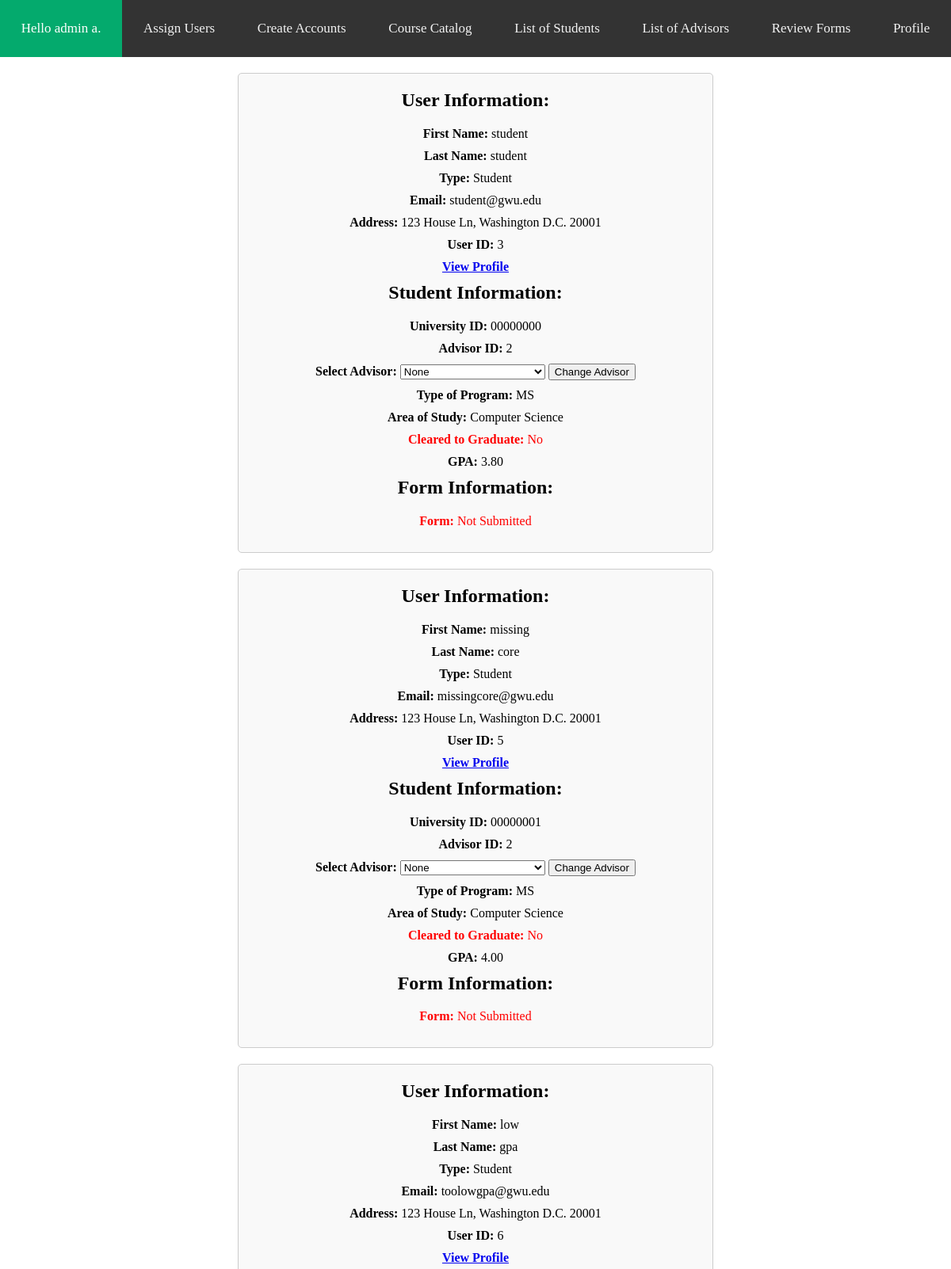
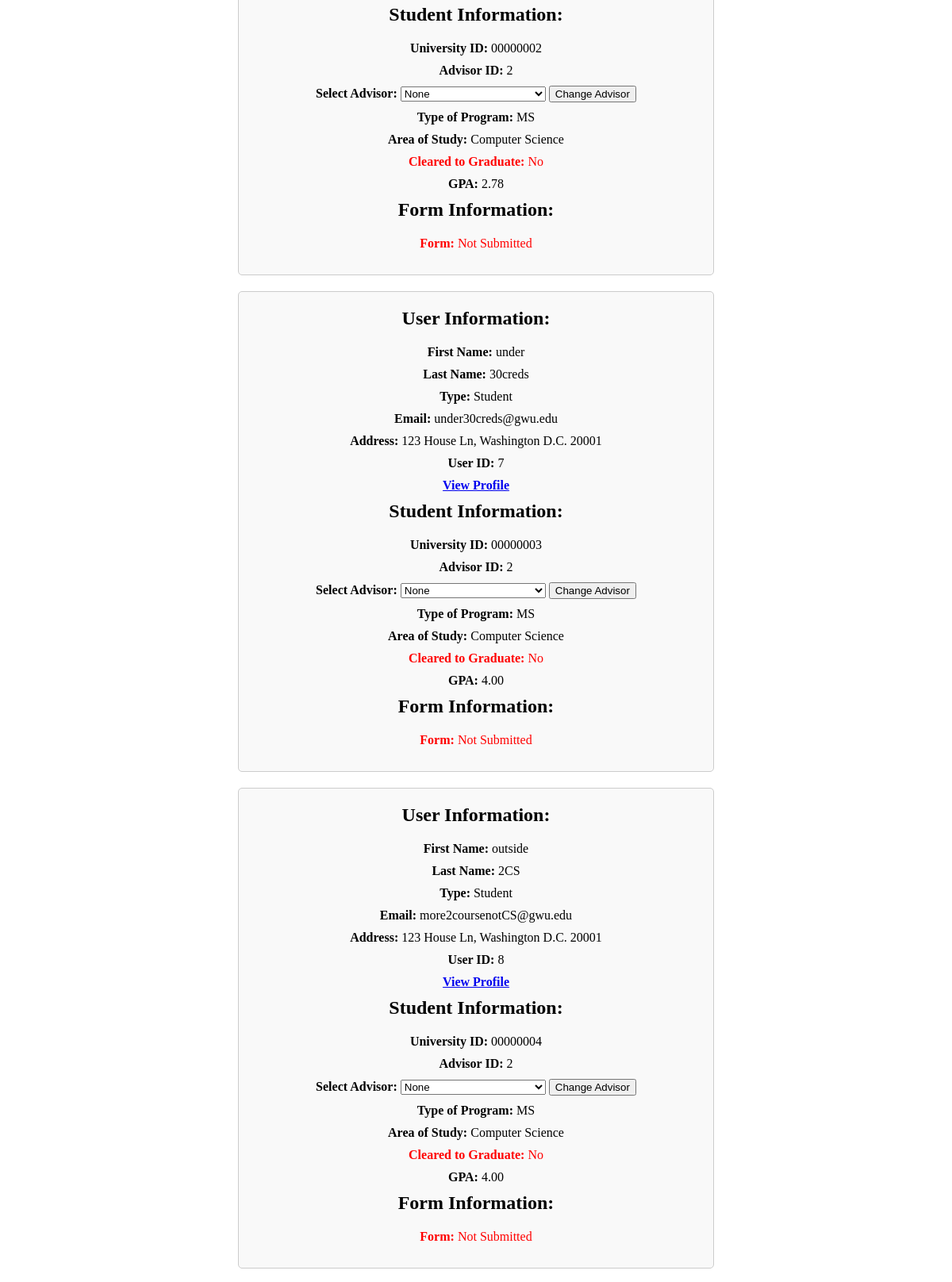
The page /students (signed in, upper part) on the database its author committed (2 pictures, top to bottom).
### tables this page shows
CREATE TABLE user_information(
    first_name          VARCHAR(20), 
    last_name           VARCHAR(20),
    -- sys_admin (0) /grad_sec (1) /fac_adv (2) /grad_stu (3) /alumni (4)
    type                INTEGER NOT NULL DEFAULT 5,
    email               VARCHAR(20),
    address             VARCHAR(20),
    user_id             VARCHAR(20),
    FOREIGN KEY (user_id) REFERENCES user_credentials (user_id)
);

CREATE TABLE graduate_student (
    -- student ID
    university_id       VARCHAR(20) UNIQUE,
    --user_id
    user_id             INTEGER UNIQUE,
    -- who the advisor was
    advisor_id          INTEGER,
    -- MA/MS/PhD
    type_of_program     VARCHAR(4),
    -- what they are studying
    area_of_study       VARCHAR(20),
    -- cleared for graduation, 0 is not cleared, 1 is cleared
    cleared             BIT NOT NULL DEFAULT 0,
    gpa                 VARCHAR(20),
    FOREIGN KEY (user_id) REFERENCES user_credentials (user_id),
    FOREIGN KEY (advisor_id) REFERENCES faculty_advisor (user_id)
    -- FOREIGN KEY (cleared) REFERENCES graduation_application (approved)
);

### main.py (the view, shortened to what this page needs)
@app.route('/students', methods = ['GET', 'POST'])
def students():
    cursor = get_connection().cursor()
    cursor.execute("SELECT * FROM user_information u JOIN graduate_student gs ON u.user_id = gs.user_id LEFT JOIN forms f ON gs.university_id = f.submitted_university_id WHERE u.type = 3")
    students = cursor.fetchall()
    cursor.execute("SELECT * FROM user_information WHERE type = 2")
    advisors = cursor.fetchall()
    return render_template('users.html', type = "student", users = students, first_name = session['first_name'], last_name = session['last_name'], access = session['access'], advisors = advisors)

### main.py (called while the page is built)
def get_connection():
    connection = getattr(g, '_database', None)
    if connection is None:
        connection = g._database = sqlite3.connect("database.db")
        connection.row_factory = sqlite3.Row
    return connection

### templates/users.html (shortened to what this page needs)
<!DOCTYPE html>
<html>
<head>
</head>
<body>
    <div class="topnav">
        <a class="active" href="/profile">
            Hello {{ first_name }} {{ last_name[0] }}.</a>
        {% if access == 0 %}
            <a class="centered" href="/assign">Assign Users</a>
            <a class="centered" href="/create">Create Accounts</a>
            <a class="centered" href="{{ url_for('course_catalog')}}">Course Catalog</a>
            <a class="centered" href="/students">List of Students</a>
            <a class="centered" href="/advisors">List of Advisors</a>
            <a class="centered" href="{{ url_for('review_forms') }}">Review Forms</a>
        {% elif access == 1 %}
            <a class="centered" href="/students">List of Students</a>
            <a class="centered" href="/advisors">List of Advisors</a>
            <a class="centered" href="{{ url_for('course_catalog')}}">Course Catalog</a>
        {% elif access == 2 %}
            <a class="centered" href="{{ url_for('list_of_advisees')}}">List of Advisees'</a>
            <a class="centered" href="{{ url_for('review_forms') }}">Review Forms</a>
            <a class="centered" href="{{ url_for('course_catalog')}}">Course Catalog</a>
        {% elif access == 3 %}
            <a class="centered" href="{{ url_for('taken_course_and_requirements')}}">Taken Courses and Requirements</a>
            <a class="centered" href="{{ url_for('course_catalog')}}">Course Catalog</a>
            <a class="centered" href="{{ url_for('forms')}}">Submit Forms</a>
        {% endif %}
            <a class="centered" href="{{ url_for('profile')}}">Profile</a>
    </div>
    {% for user in users %}
    <div class="user-info-container">
        <div class="user-info-box">
            <div>
                <h2>User Information:</h2>
                <p><b>First Name:</b> {{ user['first_name'] }}</p>
                <p><b>Last Name:</b> {{ user['last_name'] }}</p>
                {% if user['type'] == 0 %}
                    <p><b>Type:</b> Admin </p>
                {% elif user['type'] == 1 %}
                    <p><b>Type:</b> Secretary </p>
                {% elif user['type'] == 2 %}
                    <p><b>Type:</b> Advisor </p>
                {% elif user['type'] == 3 %}
                    <p><b>Type:</b> Student </p>
                {% elif user['type'] == 4 %}
                    <p><b>Type:</b> Alumni </p>
                {% elif user['type'] == 5 %}
                    <p><b>Type:</b> No Role </p>
                {% endif %}
                <p><b>Email:</b> {{ user['email'] }}</p>
                <p><b>Address:</b> {{ user['address'] }}</p>
                <p><b>User ID:</b> {{ user['user_id'] }}</p>
                <a href = "/studentprofile/{{user['user_id']}}"><b>View Profile</b></a>
            </div>
            {% if type == "student" %}
                <div>
                    <h2> Student Information:</h2>
                    <p><b>University ID:</b> {{ user['university_id'] }}</p>
                    {% if user['advisor_id'] %}
                        <p><b>Advisor ID:</b> {{ user['advisor_id'] }}</p>
                    {% else %}
                        <p><b>Advisor:</b> No Current Advisor</p>
                    {% endif %}
                        <form method='POST' action="/students">
                            <label for="advisor"><b>Select Advisor:</b></label>
                            <select id="advisor" name="advisor">
                                <option value="0"> None</option>
                            </select>
                            <input type="submit" value="Change Advisor">
                        </form>
                    <p><b>Type of Program:</b> {{ user['type_of_program'] }}</p>
                    <p><b>Area of Study:</b> {{ user['area_of_study'] }}</p>
                    {% if user['cleared'] == 0 %}
                        <p class = "red"><b>Cleared to Graduate:</b> No </p>
                    {% elif user['cleared'] == 1 %}
                        <p class = "green"><b>Cleared to Graduate:</b> Yes </p>
                        <form method='POST' action="{{ url_for('students', approved='True')}}">
                            <input type="hidden" name="student_id" value="{{ user['user_id'] }}">
                            <input type="submit" value="Approve Graduation">
                        </form>
                    {% endif %}
                    <p><b>GPA:</b> {{ user['gpa'] }}</p>
                </div>
                <div>
                    <h2>Form Information:</h2>
                    {% if not user['form_id'] %}
                        <p class = "red" ><b>Form:</b> Not Submitted </p>
                    {% endif %}
                </div>
                {% endif %}
        </div>
    </div>
    {% endfor %}
</body>

### templates/users.html (style rules this page uses)
* { box-sizing: border-box; }
body { margin: 0; }
.red { color: red; }
.topnav { background-color: #333; overflow: hidden; display: flex; align-items: center; }
.topnav a { color: #f2f2f2; text-align: center; padding: 18px 20px; text-decoration: none; font-size: 17px; display: flex; align-items: center; box-sizing: border-box; height: 72px; border: 1px solid transparent; flex-grow: 1; }
.topnav a.active { background-color: #04AA6D; color: white; height: 72px; flex-grow: 1; justify-content: center; text-align: center; }
.topnav a.centered { flex-grow: 1; justify-content: center; text-align: center; }
.user-info-container { display: flex; justify-content: center; margin-top: 20px; }
.user-info-box { width: 50%; padding: 20px; border: 1px solid #ccc; border-radius: 5px; background-color: #f9f9f9; text-align: center; }
.user-info-box h2 { margin-top: 0; }
.user-info-box p { margin: 10px 0; }

### rows shown on the page
user_information: first_name "student", last_name "student", shows "Type:", type "Student", email "student@gwu.edu", address "123 House Ln, Washington D.C. 20001", user_id "3", university_id "00000000", advisor_id "2", type_of_program "MS", area_of_study "Computer Science", gpa "3.80"
user_information: first_name "missing", last_name "core", shows "Type:", type "Student", email "missingcore@gwu.edu", address "123 House Ln, Washington D.C. 20001", user_id "5", university_id "00000001", advisor_id "2", type_of_program "MS", area_of_study "Computer Science", gpa "4.00"
user_information: first_name "low", last_name "gpa", shows "Type:", type "Student", email "toolowgpa@gwu.edu", address "123 House Ln, Washington D.C. 20001", user_id "6", university_id "00000002", advisor_id "2", type_of_program "MS", area_of_study "Computer Science", gpa "2.78"
user_information: first_name "under", last_name "30creds", shows "Type:", type "Student", email "under30creds@gwu.edu", address "123 House Ln, Washington D.C. 20001", user_id "7", university_id "00000003", advisor_id "2", type_of_program "MS", area_of_study "Computer Science", gpa "4.00"
user_information: first_name "outside", last_name "2CS", shows "Type:", type "Student", email "more2coursenotCS@gwu.edu", address "123 House Ln, Washington D.C. 20001", user_id "8", university_id "00000004", advisor_id "2", type_of_program "MS", area_of_study "Computer Science", gpa "4.00"

### other values the page prints
{{ first_name }} "admin"
{{ last_name[0] }} "a"
